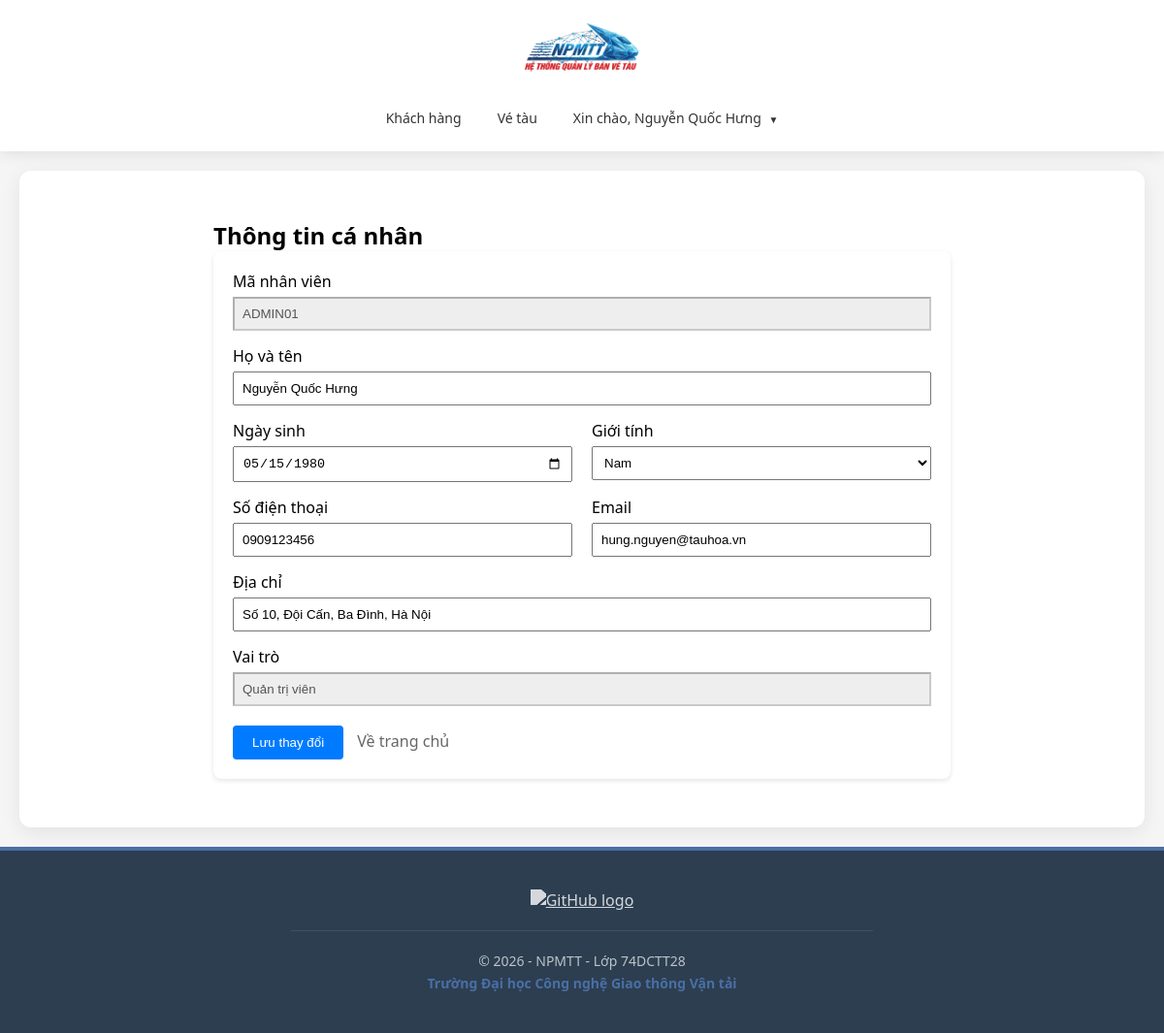
Page /modules/nhan-vien/sua.php (signed in) on the committed database.
### tables this page shows
CREATE TABLE IF NOT EXISTS `nhan_vien` (
  `id` int NOT NULL AUTO_INCREMENT,
  `ma_nhan_vien` varchar(20) NOT NULL,
  `mat_khau` varchar(255) NOT NULL,
  `ho_ten` varchar(100) NOT NULL,
  `ngay_sinh` date NOT NULL DEFAULT (curdate()),
  `gioi_tinh` varchar(20) NOT NULL,
  `sdt` varchar(20) NOT NULL,
  `email` varchar(100) DEFAULT NULL,
  `dia_chi` varchar(255) NOT NULL,
  `vai_tro` varchar(20) NOT NULL,
  PRIMARY KEY (`id`),
  UNIQUE KEY `ma_nhan_vien` (`ma_nhan_vien`),
  UNIQUE KEY `sdt` (`sdt`),
  UNIQUE KEY `email` (`email`)
);

### bootstrap.php (called while the page is built, shortened)
<?php
function isAdmin()
{
    return false;
}

### modules/nhan-vien/sua.php (the view, shortened to what this page needs)
<?php
require_once __DIR__ . '/../../bootstrap.php';
$current_user_id = $_SESSION['user']['id'];
$id = $_GET['id'] ?? $current_user_id;
$conn = $db->getConnection();
$stmt = $conn->prepare("SELECT * FROM nhan_vien WHERE id = ?");
$stmt->execute([$id]);
$nv = $stmt->fetch();
require_once __DIR__ . '/../../includes/header.php';
?>
<div class="container" style="padding: 20px; max-width: 800px; margin: 0 auto;">
    <h2>
        <?php echo ($id == $current_user_id) ? "Thông tin cá nhân" : "Sửa nhân viên: " . $nv['ho_ten']; ?>
    </h2>
    <form method="POST" action="" style="background: #fff; padding: 20px; border-radius: 8px; box-shadow: 0 2px 5px rgba(0,0,0,0.1);">
        <div class="form-group" style="margin-bottom: 15px;">
            <label>Mã nhân viên</label>
            <input type="text" class="form-control" value="<?php echo $nv['ma_nhan_vien']; ?>" disabled style="width: 100%; padding: 8px; margin-top: 5px; background: #eee;">
        </div>
        <div class="form-group" style="margin-bottom: 15px;">
            <label>Họ và tên</label>
            <input type="text" name="ho_ten" class="form-control" value="<?php echo $nv['ho_ten']; ?>" required style="width: 100%; padding: 8px; margin-top: 5px;">
        </div>
        <div style="display: flex; gap: 20px;">
            <div class="form-group" style="flex: 1; margin-bottom: 15px;">
                <label>Ngày sinh</label>
                <input type="date" name="ngay_sinh" class="form-control" value="<?php echo $nv['ngay_sinh']; ?>" style="width: 100%; padding: 8px; margin-top: 5px;">
            </div>
            <div class="form-group" style="flex: 1; margin-bottom: 15px;">
                <label>Giới tính</label>
                <select name="gioi_tinh" class="form-control" style="width: 100%; padding: 8px; margin-top: 5px;">
                    <option value="Nam" <?php echo $nv['gioi_tinh'] == 'Nam' ? 'selected' : ''; ?>>Nam</option>
                </select>
            </div>
        </div>
        <div style="display: flex; gap: 20px;">
            <div class="form-group" style="flex: 1; margin-bottom: 15px;">
                <label>Số điện thoại</label>
                <input type="text" name="sdt" class="form-control" value="<?php echo $nv['sdt']; ?>" required style="width: 100%; padding: 8px; margin-top: 5px;">
            </div>
            <div class="form-group" style="flex: 1; margin-bottom: 15px;">
                <label>Email</label>
                <input type="email" name="email" class="form-control" value="<?php echo $nv['email']; ?>" style="width: 100%; padding: 8px; margin-top: 5px;">
            </div>
        </div>
        <div class="form-group" style="margin-bottom: 15px;">
            <label>Địa chỉ</label>
            <input type="text" name="dia_chi" class="form-control" value="<?php echo $nv['dia_chi']; ?>" style="width: 100%; padding: 8px; margin-top: 5px;">
        </div>
        <div class="form-group" style="margin-bottom: 20px;">
            <label>Vai trò</label>
            <?php if (isAdmin()): ?>
                <select name="vai_tro" class="form-control" style="width: 100%; padding: 8px; margin-top: 5px;">
                    <option value="<?php echo ROLE_NHAN_VIEN; ?>" <?php echo $nv['vai_tro'] == ROLE_NHAN_VIEN ? 'selected' : ''; ?>><?php echo ROLE_NHAN_VIEN; ?></option>
                    <option value="<?php echo ROLE_ADMIN; ?>" <?php echo $nv['vai_tro'] == ROLE_ADMIN ? 'selected' : ''; ?>><?php echo ROLE_ADMIN; ?></option>
                </select>
            <?php else: ?>
                <input type="text" class="form-control" value="<?php echo $nv['vai_tro']; ?>" disabled style="width: 100%; padding: 8px; margin-top: 5px; background: #eee;">
            <?php endif; ?>
        </div>
        <button type="submit" style="background: #007bff; color: white; padding: 10px 20px; border: none; border-radius: 4px; cursor: pointer;">
            Lưu thay đổi
        </button>
        <a href="<?php echo BASE_URL; ?>" style="margin-left: 10px; color: #666; text-decoration: none;">Về trang chủ</a>
    </form>
</div>
<?php require_once __DIR__ . '/../../includes/footer.php'; ?>

### assets/css/layout.css (style rules this page uses)
* { margin: 0; padding: 0; box-sizing: border-box; }
body { font-family: 'Segoe UI', Tahoma, Geneva, Verdana, sans-serif; background-color: #f5f5f5; min-height: 100vh; display: flex; flex-direction: column; }

### rows in the picture
nhan_vien: ma_nhan_vien "ADMIN01", ho_ten "Nguyễn Quốc Hưng", ngay_sinh "05/15/1980", gioi_tinh "Nam", sdt "0909123456", email "hung.nguyen@tauhoa.vn", dia_chi "Số 10, Đội Cấn, Ba Đình, Hà Nội", vai_tro "Quản trị viên"

### other values in the picture
$_SESSION['user']['ho_ten'] "Nguyễn Quốc Hưng"
